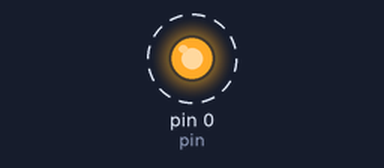
Simulated run of this sketch. Board: Arduino Uno, built with avr-gcc and run on an emulated ATmega328P. Shown: output pins drawn as LEDs (lit = HIGH). Dashed ring = blinking.

Above: at 0.5 s.
Timing chart, 0 to 4.6 s (numbered marks = the images above):
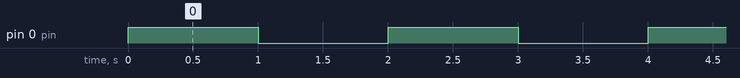

The sketch:

Sketch_1___Digital_Outputs.ino
```cpp
int pin = 0;

void setup() {

  pinMode(pin, OUTPUT);

}

void loop() {

  digitalWrite(pin, HIGH);
  delay(1000);
  digitalWrite(pin, LOW);
  delay(1000);
}
```

Measured:
- by itself, pin 0 (pin): alternates HIGH for 1.0 s and LOW for 1.0 s
